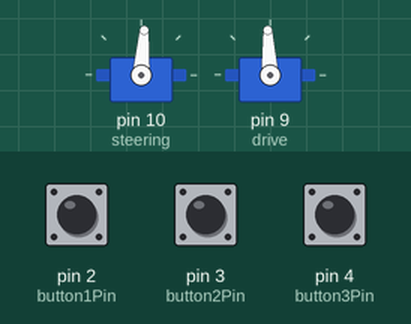
This sketch was run on a simulated Arduino Uno, built with avr-gcc and run on an emulated ATmega328P. Shown: 2 × servo. Inputs (shaded band) come from the test bench; at power-on: pin 2 (button1Pin) LOW, pin 3 (button2Pin) LOW, pin 4 (button3Pin) LOW.

Above: at 2.3 s.
2.4 s: pin 2 (button1Pin) pulled HIGH for 0.15 s
At 5.2 s:
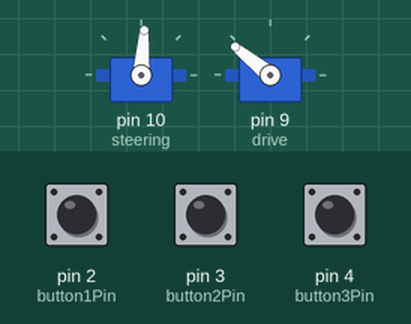
5.5 s: pin 3 (button2Pin) pulled HIGH for 3.2 s
11.7 s: pin 4 (button3Pin) pulled HIGH for 1 s
At 15.6 s:
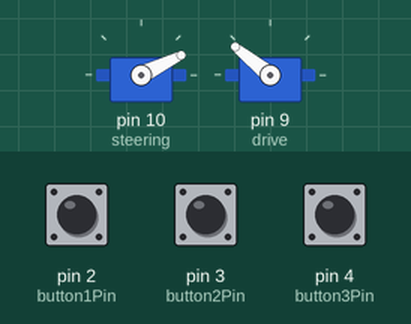
15.7 s: pin 4 (button3Pin) pulled HIGH for 3.2 s
21.9 s: pin 4 (button3Pin) pulled HIGH for 0.15 s
At 26.9 s:
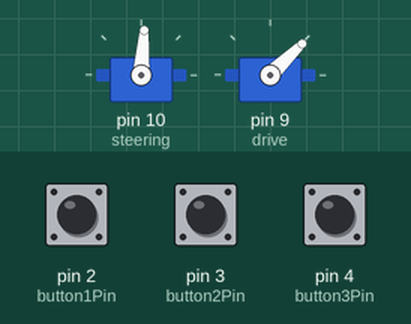
Timing chart, 0 to 27.7 s (numbered marks = the images above; inputs shaded):
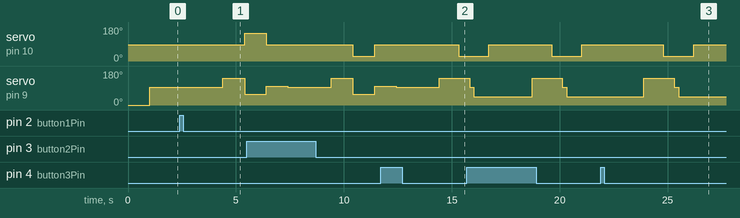

Measured:
- after the input at 2.4 s, servo on pin 10 (steering): 86° → 146° after 3.0 s; servo on pin 9 (drive): 93° → 141° after 2.0 s, → 56° 1.0 s later
- after the input at 11.7 s, servo on pin 10 (steering): 86° → 26° after 3.6 s
- after the input at 21.9 s, servo on pin 10 (steering): 86° → 26° after 2.9 s, → 86° 1.4 s later; servo on pin 9 (drive): 44° → 141° after 2.0 s, → 93° 1.4 s later, → 44° 0.20 s later

The sketch:

DemoTest1.ino
```cpp
#include "Servo.h"
#include "Motor.h"

const int button1Pin = 2;
const int button2Pin = 3;
const int button3Pin = 4;
Servo steering;
Servo drive;
int button1State = 0;
int button2State = 0;
int button3State = 0;
int i = 0;

void setup()
{
  // put your setup code here, to run once:
  pinMode(button1Pin, INPUT);
  pinMode(button2Pin, INPUT);
  pinMode(button3Pin, INPUT);
  steering.attach(10);
  drive.attach(9);
  steering.write(86);
  //arm ESC (electronic speed control).
  drive.writeMicroseconds(0);
  delay(1000);
  drive.writeMicroseconds(1500);
  delay(100);
  i = 0;
}

void loop()
{

  // put your main code here, to run repeatedly:
  button1State = digitalRead(button1Pin);
  button2State = digitalRead(button2Pin);
  button3State = digitalRead(button3Pin);


  if (button1State == HIGH)
  {
    //button2State = LOW;
    DriftLeft();
  }

  if (button2State == HIGH)
  {
    //button1State = LOW;
    DriftRight();
  }

  if (button3State == HIGH)
  {
    DriftJ_Turn();
    button3State = LOW;
  }
}

void DriftRight()
{
    steering.write(86);
    delay(2000);
    drive.writeMicroseconds(2000);
    delay(1000);
    steering.write(26);
    delay(10);
    drive.writeMicroseconds(1120);
    //drive.Brake();

    delay (1000);
    steering.write(86);
    drive.writeMicroseconds(1550);
    delay(1000);
    steering.write(86);
    drive.writeMicroseconds(1500);
}

void DriftLeft()
{
    steering.write(86);
    delay(2000);
    drive.writeMicroseconds(2000);
    delay(1000);
    steering.write(146);
    delay(10);
    drive.writeMicroseconds(1120);
    //drive.Brake();

    delay (1000);
    steering.write(86);
    drive.writeMicroseconds(1550);
    delay(1000);
    steering.write(86);
    drive.writeMicroseconds(1500);
}

void DriftJ_Turn()
{
    steering.write(86);
    delay(2000);
    drive.writeMicroseconds(2000);
    delay(900);
    steering.write(26);
    //drive.writeMicroseconds(1500);
    delay(500);
    drive.writeMicroseconds(1500);
    delay(200);
    drive.writeMicroseconds(1000);
    //steering.write(44);


    delay(700);
    steering.write(86);
    //CONSIDER DROPPING.
    //drive.writeMicroseconds(1500);
}
```
